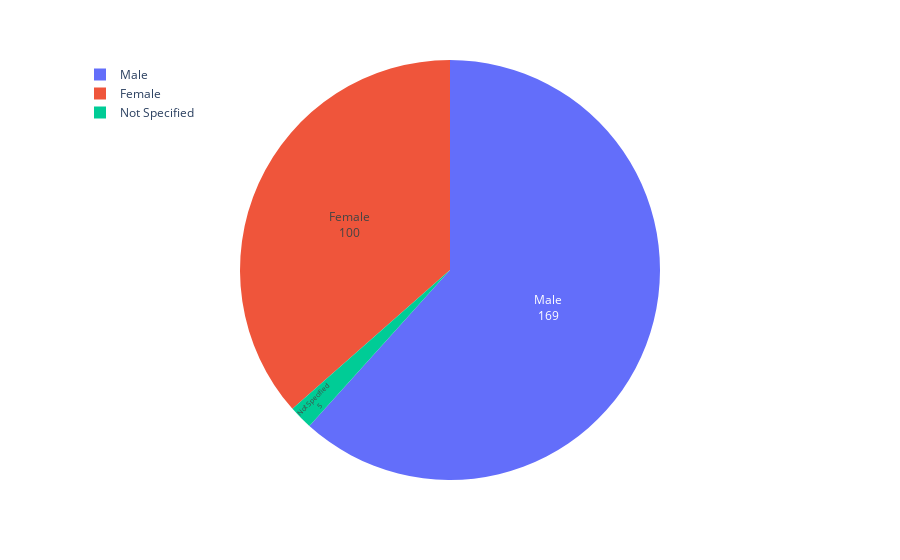

Notebook source saved alongside this figure:
### Code cell
fig_gender = px.pie(gender_cases, values='count', names='gender')
fig_gender.update_layout(legend=dict(x=0, y=1))
# hov_template = ''
fig_gender.update_traces(hoverinfo= 'label+percent', 
                  hovertemplate = '%{label}<br>%{value}',
                  textinfo='value+label',
                  textposition='inside')
fig_gender.show()

### Figure 1 — Plotly figure (JSON) as saved in the notebook; plotly's stock layout.template omitted (floating-point values rounded to 4 significant figures)
{"data": [{"domain": {"x": [0, 1], "y": [0, 1]}, "hoverinfo": "label+percent", "hoverlabel": {"namelength": 0}, "hovertemplate": "%{label}<br>%{value}", "labels": ["Female", "Male", "Not Specified"], "legendgroup": "", "name": "", "showlegend": true, "textinfo": "value+label", "textposition": "inside", "type": "pie", "values": [100, 169, 5]}], "layout": {"legend": {"tracegroupgap": 0, "x": 0, "y": 1}, "margin": {"t": 60}}}
